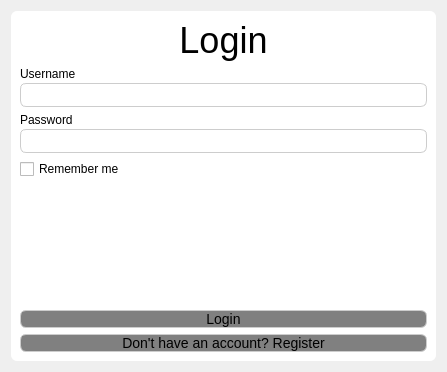
<?xml version="1.0" encoding="UTF-8"?>
<ui version="4.0">
 <class>AuthWindow</class>
 <widget class="QWidget" name="AuthWindow">
  <property name="geometry">
   <rect>
    <x>0</x>
    <y>0</y>
    <width>447</width>
    <height>372</height>
   </rect>
  </property>
  <property name="windowTitle">
   <string>Form</string>
  </property>
  <layout class="QGridLayout" name="gridLayout">
   <item row="0" column="0">
    <layout class="QVBoxLayout" name="verticalLayout" stretch="1">
     <property name="leftMargin">
      <number>0</number>
     </property>
     <item>
      <widget class="QStackedWidget" name="stackedWidget">
       <property name="maximumSize">
        <size>
         <width>500</width>
         <height>500</height>
        </size>
       </property>
       <property name="styleSheet">
        <string notr="true">QLineEdit {
	border-radius: 6px;
	padding: 2px 8px;
	font-size: 14px;
	border: 1px solid #CDCDCD;
}

QVBoxLayout {
	border: 1px solid red;
}

QStackedWidget {
	background-color: white;
	border-radius: 6px;
}

QPushButton {
	border-radius: 6px;
	border: 1px solid #CDCDCD;
	background-color: gray;
	padding: 0px 10px;
	font-size: 14px;
}</string>
       </property>
       <property name="currentIndex">
        <number>0</number>
       </property>
       <widget class="QWidget" name="loginPage">
        <layout class="QGridLayout" name="gridLayout_2">
         <item row="1" column="0">
          <layout class="QVBoxLayout" name="loginUsernameLayout">
           <property name="spacing">
            <number>2</number>
           </property>
           <item>
            <widget class="QLabel" name="loginUsernameLabel">
             <property name="text">
              <string>Username</string>
             </property>
            </widget>
           </item>
           <item>
            <widget class="QLineEdit" name="loginUsernameInput"/>
           </item>
          </layout>
         </item>
         <item row="3" column="0">
          <layout class="QVBoxLayout" name="loginPasswordLayout">
           <property name="spacing">
            <number>2</number>
           </property>
           <item>
            <widget class="QLabel" name="loginPasswordLabel">
             <property name="text">
              <string>Password</string>
             </property>
            </widget>
           </item>
           <item>
            <widget class="QLineEdit" name="loginPasswordInput">
             <property name="echoMode">
              <enum>QLineEdit::EchoMode::Password</enum>
             </property>
            </widget>
           </item>
          </layout>
         </item>
         <item row="6" column="0">
          <widget class="QPushButton" name="loginBtn">
           <property name="sizePolicy">
            <sizepolicy hsizetype="Expanding" vsizetype="Maximum">
             <horstretch>0</horstretch>
             <verstretch>0</verstretch>
            </sizepolicy>
           </property>
           <property name="text">
            <string>Login</string>
           </property>
          </widget>
         </item>
         <item row="4" column="0">
          <widget class="QCheckBox" name="rememberMeCheckbox">
           <property name="text">
            <string>Remember me</string>
           </property>
          </widget>
         </item>
         <item row="7" column="0">
          <widget class="QPushButton" name="redirectToRegisterBtn">
           <property name="text">
            <string>Don't have an account? Register</string>
           </property>
          </widget>
         </item>
         <item row="0" column="0">
          <widget class="QLabel" name="loginLabel">
           <property name="sizePolicy">
            <sizepolicy hsizetype="Expanding" vsizetype="Preferred">
             <horstretch>0</horstretch>
             <verstretch>0</verstretch>
            </sizepolicy>
           </property>
           <property name="styleSheet">
            <string notr="true">font-size: 36px;</string>
           </property>
           <property name="text">
            <string>Login</string>
           </property>
           <property name="alignment">
            <set>Qt::AlignmentFlag::AlignCenter</set>
           </property>
          </widget>
         </item>
         <item row="5" column="0">
          <spacer name="verticalSpacer">
           <property name="orientation">
            <enum>Qt::Orientation::Vertical</enum>
           </property>
           <property name="sizeHint" stdset="0">
            <size>
             <width>20</width>
             <height>200</height>
            </size>
           </property>
          </spacer>
         </item>
        </layout>
       </widget>
       <widget class="QWidget" name="registerPage">
        <layout class="QGridLayout" name="gridLayout_3">
         <item row="0" column="0">
          <widget class="QLabel" name="registerLabel">
           <property name="styleSheet">
            <string notr="true">font-size: 36px;</string>
           </property>
           <property name="text">
            <string>Register</string>
           </property>
           <property name="alignment">
            <set>Qt::AlignmentFlag::AlignCenter</set>
           </property>
          </widget>
         </item>
         <item row="5" column="0">
          <widget class="QPushButton" name="registerBtn">
           <property name="sizePolicy">
            <sizepolicy hsizetype="Expanding" vsizetype="Maximum">
             <horstretch>0</horstretch>
             <verstretch>0</verstretch>
            </sizepolicy>
           </property>
           <property name="text">
            <string>Register</string>
           </property>
          </widget>
         </item>
         <item row="3" column="0">
          <layout class="QVBoxLayout" name="registerRepeatPasswordLayout">
           <property name="spacing">
            <number>2</number>
           </property>
           <item>
            <widget class="QLabel" name="registerRepeatPasswordLabel">
             <property name="text">
              <string>Repeat password</string>
             </property>
            </widget>
           </item>
           <item>
            <widget class="QLineEdit" name="registerRepeatPasswordInput">
             <property name="echoMode">
              <enum>QLineEdit::EchoMode::Password</enum>
             </property>
            </widget>
           </item>
          </layout>
         </item>
         <item row="6" column="0">
          <widget class="QPushButton" name="redirectToLoginBtn">
           <property name="text">
            <string>Already have an account? Login</string>
           </property>
          </widget>
         </item>
         <item row="4" column="0">
          <spacer name="verticalSpacer_2">
           <property name="orientation">
            <enum>Qt::Orientation::Vertical</enum>
           </property>
           <property name="sizeHint" stdset="0">
            <size>
             <width>20</width>
             <height>150</height>
            </size>
           </property>
          </spacer>
         </item>
         <item row="1" column="0">
          <layout class="QVBoxLayout" name="registerUsernameLayout">
           <property name="spacing">
            <number>2</number>
           </property>
           <item>
            <widget class="QLabel" name="registerUsernameLabel">
             <property name="text">
              <string>Username</string>
             </property>
            </widget>
           </item>
           <item>
            <widget class="QLineEdit" name="registerUsernameInput"/>
           </item>
          </layout>
         </item>
         <item row="2" column="0">
          <layout class="QVBoxLayout" name="registerPasswordLayout">
           <property name="spacing">
            <number>2</number>
           </property>
           <item>
            <widget class="QLabel" name="registerPasswordLabel">
             <property name="text">
              <string>Password</string>
             </property>
            </widget>
           </item>
           <item>
            <widget class="QLineEdit" name="registerPasswordInput">
             <property name="echoMode">
              <enum>QLineEdit::EchoMode::Password</enum>
             </property>
            </widget>
           </item>
          </layout>
         </item>
        </layout>
       </widget>
      </widget>
     </item>
    </layout>
   </item>
  </layout>
 </widget>
 <resources/>
 <connections/>
</ui>
